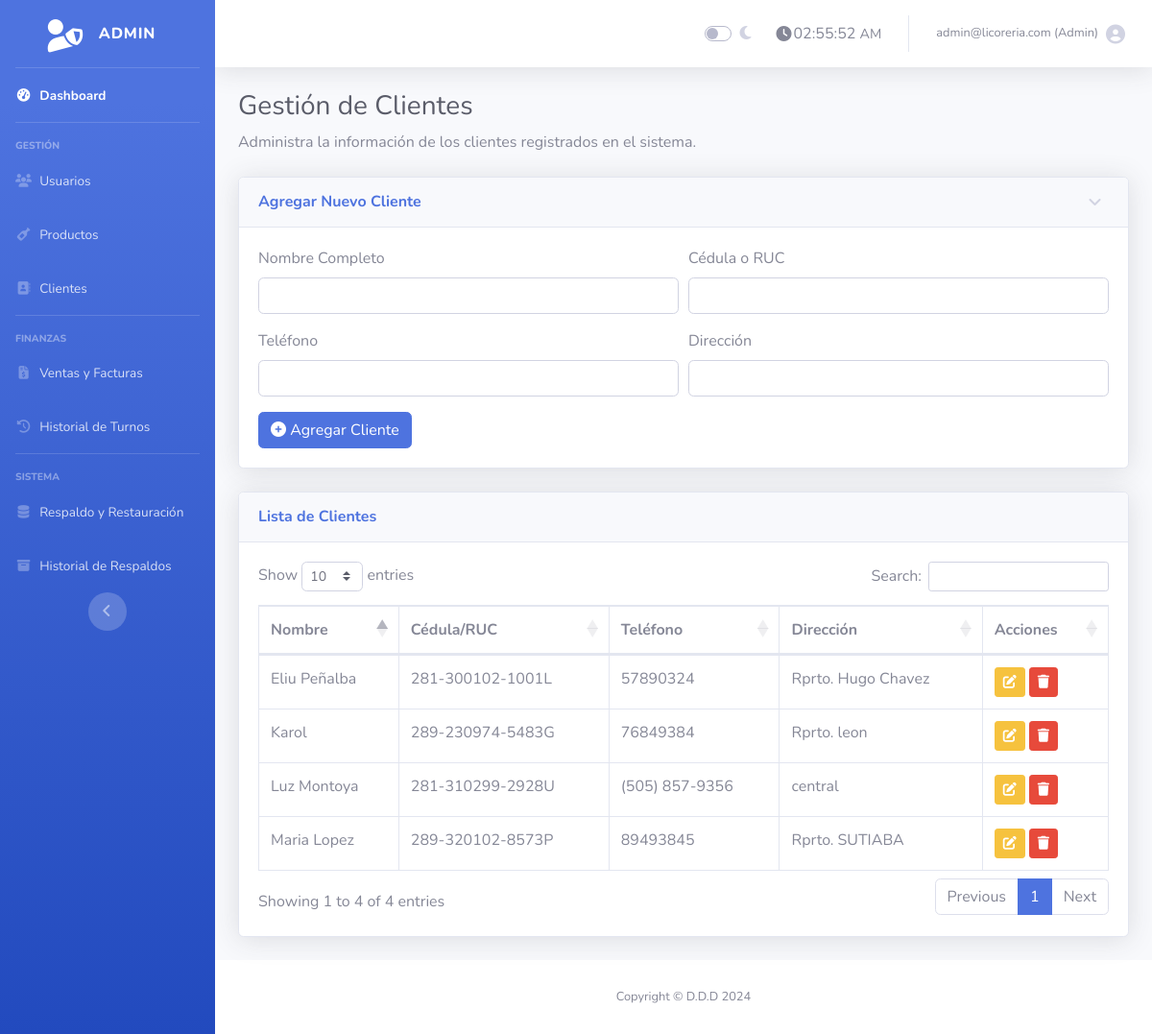
/gestion_clientes.php (signed in), run on the app's committed database.
### tables this page shows
CREATE TABLE `clientes` (
  `id` int(11) NOT NULL AUTO_INCREMENT,
  `nombre` varchar(255) NOT NULL,
  `cedula_ruc` varchar(50) DEFAULT NULL,
  `telefono` varchar(20) DEFAULT NULL,
  `direccion` text DEFAULT NULL,
  `fecha_creacion` timestamp NOT NULL DEFAULT current_timestamp(),
  PRIMARY KEY (`id`),
  UNIQUE KEY `cedula_ruc` (`cedula_ruc`)
);

### gestion_clientes.php (the view, shortened to what this page needs)
<?php
require 'conexion.php';
$resultado = $conexion->query("SELECT id, nombre, cedula_ruc, telefono, direccion, fecha_creacion FROM clientes ORDER BY nombre ASC");
include 'admin_header.php';
?>
<h1 class="h3 mb-2 text-gray-800">Gestión de Clientes</h1>
<p class="mb-4">Administra la información de los clientes registrados en el sistema.</p>
<div class="card shadow mb-4">
    <div class="card-header py-3" data-toggle="collapse" href="#collapse-agregar" role="button" aria-expanded="true" aria-controls="collapse-agregar">
        <h6 class="m-0 font-weight-bold text-primary">Agregar Nuevo Cliente</h6>
    </div>
    <div class="collapse show" id="collapse-agregar">
        <div class="card-body">
        <form method="POST" action="gestion_clientes.php">
            <div class="form-row">
                <div class="form-group col-md-6"><label for="nombre">Nombre Completo</label><input type="text" id="nombre" name="nombre" class="form-control" required></div>
                <div class="form-group col-md-6"><label for="cedula_ruc">Cédula o RUC</label><input type="text" id="cedula_ruc" name="cedula_ruc" class="form-control"></div>
            </div>
            <div class="form-row">
                <div class="form-group col-md-6"><label for="telefono">Teléfono</label><input type="text" id="telefono" name="telefono" class="form-control"></div>
                <div class="form-group col-md-6"><label for="direccion">Dirección</label><input type="text" id="direccion" name="direccion" class="form-control"></div>
            </div>
            <button type="submit" name="agregar_cliente" class="btn btn-primary"><i class="fas fa-plus-circle"></i> Agregar Cliente</button>
        </form>
        </div>
    </div>
</div>
<div class="card shadow mb-4">
    <div class="card-header py-3">
        <h6 class="m-0 font-weight-bold text-primary">Lista de Clientes</h6>
    </div>
    <div class="card-body">
        <div class="table-responsive">
            <table class="table table-bordered" id="dataTable" width="100%" cellspacing="0">
                <thead>
                    <tr>
                        <th>Nombre</th>
                        <th>Cédula/RUC</th>
                        <th>Teléfono</th>
                        <th>Dirección</th>
                        <th>Acciones</th>
                    </tr>
                </thead>
                <tbody>
                    <?php while ($fila = $resultado->fetch_assoc()): ?>
                    <tr>
                        <td><?php echo htmlspecialchars($fila['nombre']); ?></td>
                        <td><?php echo htmlspecialchars($fila['cedula_ruc'] ?? 'N/A'); ?></td>
                        <td><?php echo htmlspecialchars($fila['telefono'] ?? 'N/A'); ?></td>
                        <td><?php echo htmlspecialchars($fila['direccion'] ?? 'N/A'); ?></td>
                        <td>
                            <a href="editar_cliente.php?id=<?php echo $fila['id']; ?>" class="btn btn-sm btn-warning" title="Editar"><i class="fas fa-edit"></i></a>
                            <a href="gestion_clientes.php?eliminar=<?php echo $fila['id']; ?>" class="btn btn-sm btn-danger" onclick="return confirm('¿Estás seguro de que quieres eliminar este cliente? Se mantendrá el historial de facturas, pero se desvincularán de este cliente.');" title="Eliminar"><i class="fas fa-trash"></i></a>
                        </td>
                    </tr>
                    <?php endwhile; ?>
                </tbody>
            </table>
        </div>
    </div>
</div>
<?php include 'admin_footer.php'; ?>

### data on the page
clientes: nombre "Eliu Peñalba", cedula_ruc "281-300102-1001L", telefono "57890324", direccion "Rprto. Hugo Chavez"
clientes: nombre "Karol", cedula_ruc "289-230974-5483G", telefono "76849384", direccion "Rprto. leon"
clientes: nombre "Luz Montoya", cedula_ruc "281-310299-2928U", telefono "(505) 857-9356", direccion "central"
clientes: nombre "Maria Lopez", cedula_ruc "289-320102-8573P", telefono "89493845", direccion "Rprto. SUTIABA"

### other printed values
$_SESSION['usuario'] "admin@licoreria.com"
